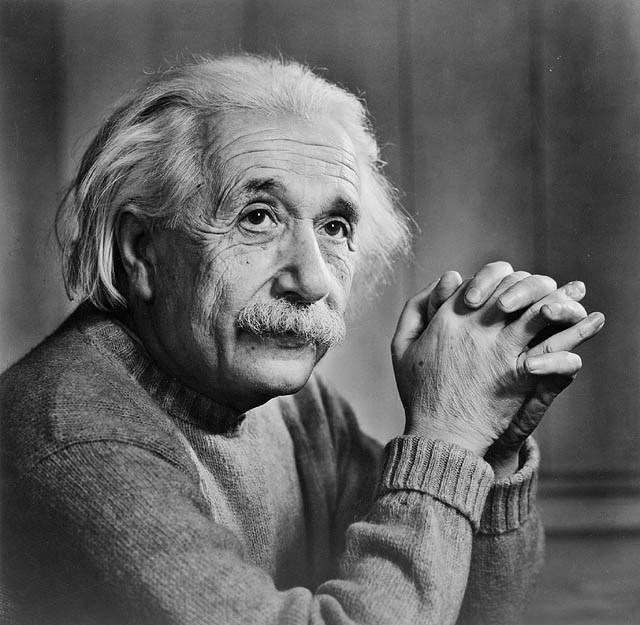
#> input picture cannyEdgeDetection/image.png, 640 x 625 px, found by its file name
$ python salt_pepper.py
#> lines starting #> are read from the running program, lines starting #| are printed output that depends on the picture
import cv2
import random

I=cv2.imread('image.png', 0)
#> I is the input picture: shape (625, 640); min 0, max 255, mean 97.9

def salt_pepper(I):
    size_I = I.shape
#> size_I = (625, 640)
    for x in range(100000):
        k=random.randint(0,size_I[0]-1)
        l=random.randint(0,size_I[1]-1)
        I[k,l] = random.randint(0,1)*255
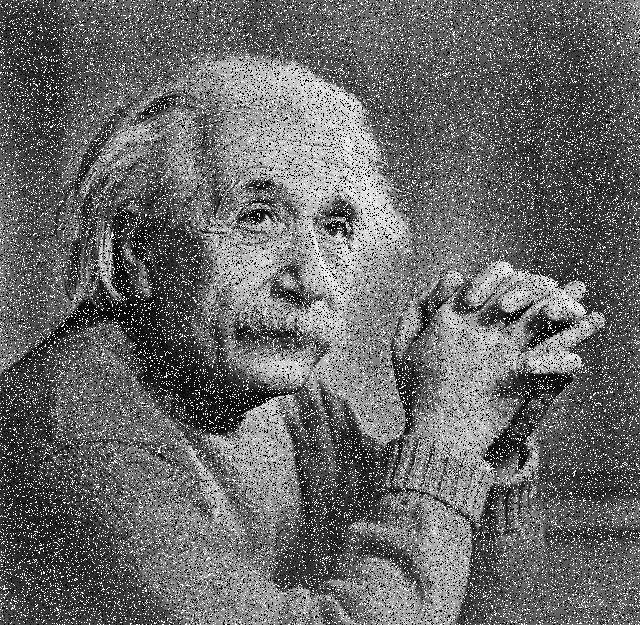
#> I: shape (625, 640); min 0, max 255, mean 104.4
    cv2.imwrite('salt_pepper.png',I)

salt_pepper(I)

$ run again, with cannyEdgeDetection/temp.png copied over cannyEdgeDetection/image.png
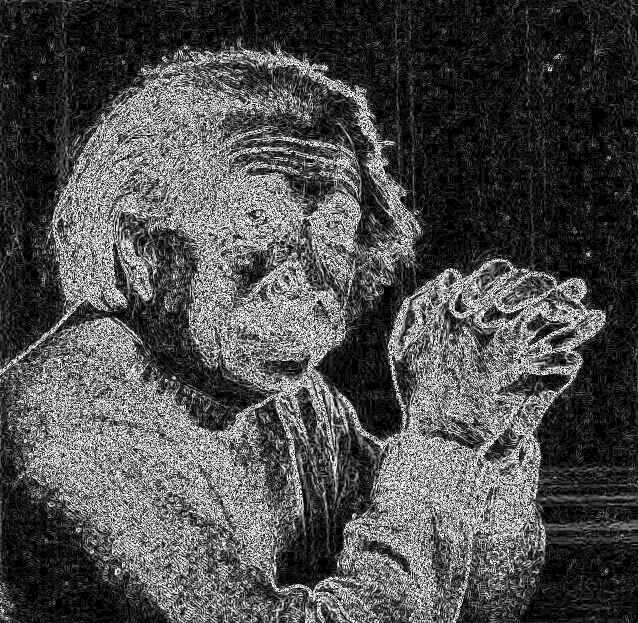
#> input picture cannyEdgeDetection/temp.png, 638 x 623 px, found by its file name
#> I is the input picture: shape (623, 638); min 0, max 15, mean 4.51
#> after the loop in salt_pepper, `for x in range(100000):`:
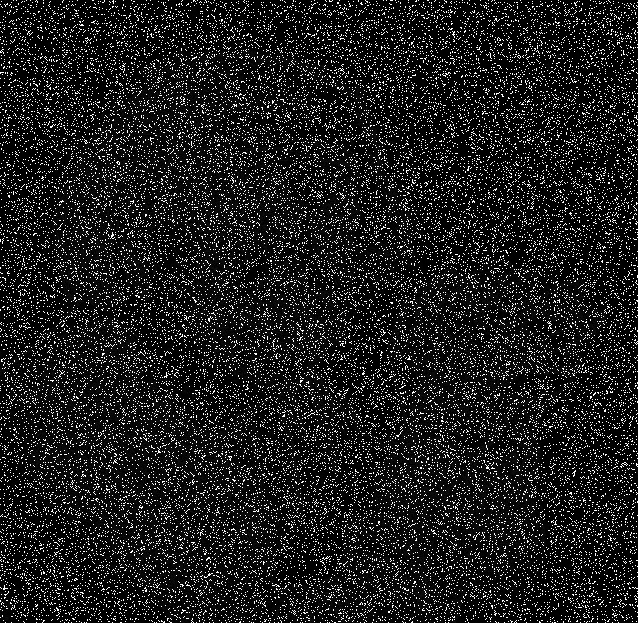
#> I: shape (623, 638); min 0, max 255, mean 31.9
